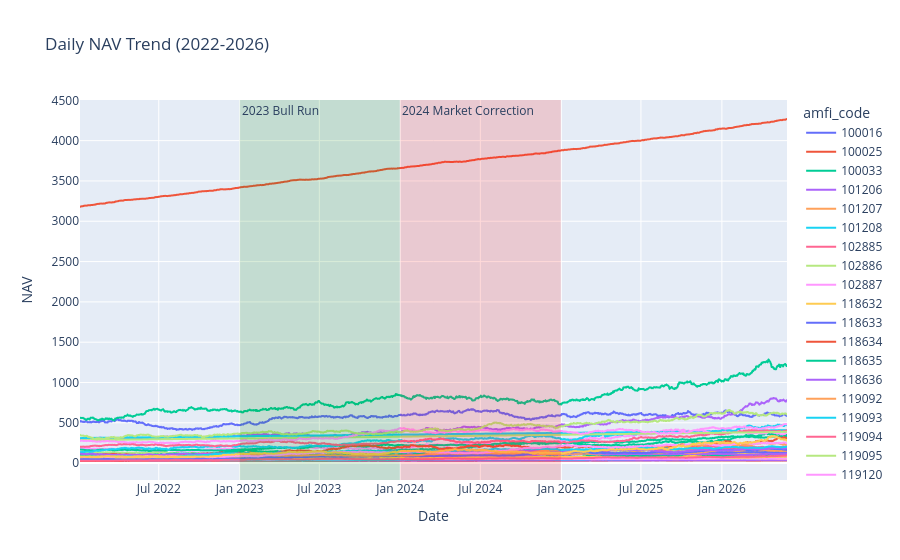

The notebook cell saved with this chart:
### Code cell
# NAV Trend Analysis
fig = px.line(
    nav_history,
    x="date",
    y="nav",
    color="amfi_code",
    title="Daily NAV Trend (2022-2026)"
)

# Highlight 2023 Bull Run
fig.add_vrect(
    x0="2023-01-01",
    x1="2023-12-31",
    annotation_text="2023 Bull Run",
    annotation_position="top left",
    opacity=0.15,
    fillcolor="green",
    line_width=0
)

# Highlight 2024 Market Correction
fig.add_vrect(
    x0="2024-01-01",
    x1="2024-12-31",
    annotation_text="2024 Market Correction",
    annotation_position="top left",
    opacity=0.15,
    fillcolor="red",
    line_width=0
)

fig.update_layout(
    xaxis_title="Date",
    yaxis_title="NAV",
    legend_title="amfi_code"
)

fig.show()

### Figure 1 — Plotly figure (JSON) as saved in the notebook; plotly's stock layout.template omitted (floating-point values rounded to 4 significant figures; data arrays with more than 128 entries replaced by an {"elided": "..."} marker saying what was removed)
{"data": [{"hovertemplate": "amfi_code=100016<br>date=%{x}<br>nav=%{y}<extra></extra>", "legendgroup": "100016", "line": {"color": "#636efa", "dash": "solid"}, "marker": {"symbol": "circle"}, "mode": "lines", "name": "100016", "showlegend": true, "type": "scattergl", "x": {"elided": "1150 str values"}, "xaxis": "x", "y": {"elided": "1150 float values"}, "yaxis": "y"}, {"hovertemplate": "amfi_code=100025<br>date=%{x}<br>nav=%{y}<extra></extra>", "legendgroup": "100025", "line": {"color": "#EF553B", "dash": "solid"}, "marker": {"symbol": "circle"}, "mode": "lines", "name": "100025", "showlegend": true, "type": "scattergl", "x": {"elided": "1150 str values"}, "xaxis": "x", "y": {"elided": "1150 float values"}, "yaxis": "y"}, {"hovertemplate": "amfi_code=100033<br>date=%{x}<br>nav=%{y}<extra></extra>", "legendgroup": "100033", "line": {"color": "#00cc96", "dash": "solid"}, "marker": {"symbol": "circle"}, "mode": "lines", "name": "100033", "showlegend": true, "type": "scattergl", "x": {"elided": "1150 str values"}, "xaxis": "x", "y": {"elided": "1150 float values"}, "yaxis": "y"}, {"hovertemplate": "amfi_code=101206<br>date=%{x}<br>nav=%{y}<extra></extra>", "legendgroup": "101206", "line": {"color": "#ab63fa", "dash": "solid"}, "marker": {"symbol": "circle"}, "mode": "lines", "name": "101206", "showlegend": true, "type": "scattergl", "x": {"elided": "1150 str values"}, "xaxis": "x", "y": {"elided": "1150 float values"}, "yaxis": "y"}, {"hovertemplate": "amfi_code=101207<br>date=%{x}<br>nav=%{y}<extra></extra>", "legendgroup": "101207", "line": {"color": "#FFA15A", "dash": "solid"}, "marker": {"symbol": "circle"}, "mode": "lines", "name": "101207", "showlegend": true, "type": "scattergl", "x": {"elided": "1150 str values"}, "xaxis": "x", "y": {"elided": "1150 float values"}, "yaxis": "y"}, {"hovertemplate": "amfi_code=101208<br>date=%{x}<br>nav=%{y}<extra></extra>", "legendgroup": "101208", "line": {"color": "#19d3f3", "dash": "solid"}, "marker": {"symbol": "circle"}, "mode": "lines", "name": "101208", "showlegend": true, "type": "scattergl", "x": {"elided": "1150 str values"}, "xaxis": "x", "y": {"elided": "1150 float values"}, "yaxis": "y"}, {"hovertemplate": "amfi_code=102885<br>date=%{x}<br>nav=%{y}<extra></extra>", "legendgroup": "102885", "line": {"color": "#FF6692", "dash": "solid"}, "marker": {"symbol": "circle"}, "mode": "lines", "name": "102885", "showlegend": true, "type": "scattergl", "x": {"elided": "1150 str values"}, "xaxis": "x", "y": {"elided": "1150 float values"}, "yaxis": "y"}, {"hovertemplate": "amfi_code=102886<br>date=%{x}<br>nav=%{y}<extra></extra>", "legendgroup": "102886", "line": {"color": "#B6E880", "dash": "solid"}, "marker": {"symbol": "circle"}, "mode": "lines", "name": "102886", "showlegend": true, "type": "scattergl", "x": {"elided": "1150 str values"}, "xaxis": "x", "y": {"elided": "1150 float values"}, "yaxis": "y"}, {"hovertemplate": "amfi_code=102887<br>date=%{x}<br>nav=%{y}<extra></extra>", "legendgroup": "102887", "line": {"color": "#FF97FF", "dash": "solid"}, "marker": {"symbol": "circle"}, "mode": "lines", "name": "102887", "showlegend": true, "type": "scattergl", "x": {"elided": "1150 str values"}, "xaxis": "x", "y": {"elided": "1150 float values"}, "yaxis": "y"}, {"hovertemplate": "amfi_code=118632<br>date=%{x}<br>nav=%{y}<extra></extra>", "legendgroup": "118632", "line": {"color": "#FECB52", "dash": "solid"}, "marker": {"symbol": "circle"}, "mode": "lines", "name": "118632", "showlegend": true, "type": "scattergl", "x": {"elided": "1150 str values"}, "xaxis": "x", "y": {"elided": "1150 float values"}, "yaxis": "y"}, {"hovertemplate": "amfi_code=118633<br>date=%{x}<br>nav=%{y}<extra></extra>", "legendgroup": "118633", "line": {"color": "#636efa", "dash": "solid"}, "marker": {"symbol": "circle"}, "mode": "lines", "name": "118633", "showlegend": true, "type": "scattergl", "x": {"elided": "1150 str values"}, "xaxis": "x", "y": {"elided": "1150 float values"}, "yaxis": "y"}, {"hovertemplate": "amfi_code=118634<br>date=%{x}<br>nav=%{y}<extra></extra>", "legendgroup": "118634", "line": {"color": "#EF553B", "dash": "solid"}, "marker": {"symbol": "circle"}, "mode": "lines", "name": "118634", "showlegend": true, "type": "scattergl", "x": {"elided": "1150 str values"}, "xaxis": "x", "y": {"elided": "1150 float values"}, "yaxis": "y"}, {"hovertemplate": "amfi_code=118635<br>date=%{x}<br>nav=%{y}<extra></extra>", "legendgroup": "118635", "line": {"color": "#00cc96", "dash": "solid"}, "marker": {"symbol": "circle"}, "mode": "lines", "name": "118635", "showlegend": true, "type": "scattergl", "x": {"elided": "1150 str values"}, "xaxis": "x", "y": {"elided": "1150 float values"}, "yaxis": "y"}, {"hovertemplate": "amfi_code=118636<br>date=%{x}<br>nav=%{y}<extra></extra>", "legendgroup": "118636", "line": {"color": "#ab63fa", "dash": "solid"}, "marker": {"symbol": "circle"}, "mode": "lines", "name": "118636", "showlegend": true, "type": "scattergl", "x": {"elided": "1150 str values"}, "xaxis": "x", "y": {"elided": "1150 float values"}, "yaxis": "y"}, {"hovertemplate": "amfi_code=119092<br>date=%{x}<br>nav=%{y}<extra></extra>", "legendgroup": "119092", "line": {"color": "#FFA15A", "dash": "solid"}, "marker": {"symbol": "circle"}, "mode": "lines", "name": "119092", "showlegend": true, "type": "scattergl", "x": {"elided": "1150 str values"}, "xaxis": "x", "y": {"elided": "1150 float values"}, "yaxis": "y"}, {"hovertemplate": "amfi_code=119093<br>date=%{x}<br>nav=%{y}<extra></extra>", "legendgroup": "119093", "line": {"color": "#19d3f3", "dash": "solid"}, "marker": {"symbol": "circle"}, "mode": "lines", "name": "119093", "showlegend": true, "type": "scattergl", "x": {"elided": "1150 str values"}, "xaxis": "x", "y": {"elided": "1150 float values"}, "yaxis": "y"}, {"hovertemplate": "amfi_code=119094<br>date=%{x}<br>nav=%{y}<extra></extra>", "legendgroup": "119094", "line": {"color": "#FF6692", "dash": "solid"}, "marker": {"symbol": "circle"}, "mode": "lines", "name": "119094", "showlegend": true, "type": "scattergl", "x": {"elided": "1150 str values"}, "xaxis": "x", "y": {"elided": "1150 float values"}, "yaxis": "y"}, {"hovertemplate": "amfi_code=119095<br>date=%{x}<br>nav=%{y}<extra></extra>", "legendgroup": "119095", "line": {"color": "#B6E880", "dash": "solid"}, "marker": {"symbol": "circle"}, "mode": "lines", "name": "119095", "showlegend": true, "type": "scattergl", "x": {"elided": "1150 str values"}, "xaxis": "x", "y": {"elided": "1150 float values"}, "yaxis": "y"}, {"hovertemplate": "amfi_code=119120<br>date=%{x}<br>nav=%{y}<extra></extra>", "legendgroup": "119120", "line": {"color": "#FF97FF", "dash": "solid"}, "marker": {"symbol": "circle"}, "mode": "lines", "name": "119120", "showlegend": true, "type": "scattergl", "x": {"elided": "1150 str values"}, "xaxis": "x", "y": {"elided": "1150 float values"}, "yaxis": "y"}, {"hovertemplate": "amfi_code=119551<br>date=%{x}<br>nav=%{y}<extra></extra>", "legendgroup": "119551", "line": {"color": "#FECB52", "dash": "solid"}, "marker": {"symbol": "circle"}, "mode": "lines", "name": "119551", "showlegend": true, "type": "scattergl", "x": {"elided": "1150 str values"}, "xaxis": "x", "y": {"elided": "1150 float values"}, "yaxis": "y"}, {"hovertemplate": "amfi_code=119552<br>date=%{x}<br>nav=%{y}<extra></extra>", "legendgroup": "119552", "line": {"color": "#636efa", "dash": "solid"}, "marker": {"symbol": "circle"}, "mode": "lines", "name": "119552", "showlegend": true, "type": "scattergl", "x": {"elided": "1150 str values"}, "xaxis": "x", "y": {"elided": "1150 float values"}, "yaxis": "y"}, {"hovertemplate": "amfi_code=119598<br>date=%{x}<br>nav=%{y}<extra></extra>", "legendgroup": "119598", "line": {"color": "#EF553B", "dash": "solid"}, "marker": {"symbol": "circle"}, "mode": "lines", "name": "119598", "showlegend": true, "type": "scattergl", "x": {"elided": "1150 str values"}, "xaxis": "x", "y": {"elided": "1150 float values"}, "yaxis": "y"}, {"hovertemplate": "amfi_code=119599<br>date=%{x}<br>nav=%{y}<extra></extra>", "legendgroup": "119599", "line": {"color": "#00cc96", "dash": "solid"}, "marker": {"symbol": "circle"}, "mode": "lines", "name": "119599", "showlegend": true, "type": "scattergl", "x": {"elided": "1150 str values"}, "xaxis": "x", "y": {"elided": "1150 float values"}, "yaxis": "y"}, {"hovertemplate": "amfi_code=120503<br>date=%{x}<br>nav=%{y}<extra></extra>", "legendgroup": "120503", "line": {"color": "#ab63fa", "dash": "solid"}, "marker": {"symbol": "circle"}, "mode": "lines", "name": "120503", "showlegend": true, "type": "scattergl", "x": {"elided": "1150 str values"}, "xaxis": "x", "y": {"elided": "1150 float values"}, "yaxis": "y"}, {"hovertemplate": "amfi_code=120504<br>date=%{x}<br>nav=%{y}<extra></extra>", "legendgroup": "120504", "line": {"color": "#FFA15A", "dash": "solid"}, "marker": {"symbol": "circle"}, "mode": "lines", "name": "120504", "showlegend": true, "type": "scattergl", "x": {"elided": "1150 str values"}, "xaxis": "x", "y": {"elided": "1150 float values"}, "yaxis": "y"}, {"hovertemplate": "amfi_code=120505<br>date=%{x}<br>nav=%{y}<extra></extra>", "legendgroup": "120505", "line": {"color": "#19d3f3", "dash": "solid"}, "marker": {"symbol": "circle"}, "mode": "lines", "name": "120505", "showlegend": true, "type": "scattergl", "x": {"elided": "1150 str values"}, "xaxis": "x", "y": {"elided": "1150 float values"}, "yaxis": "y"}, {"hovertemplate": "amfi_code=120506<br>date=%{x}<br>nav=%{y}<extra></extra>", "legendgroup": "120506", "line": {"color": "#FF6692", "dash": "solid"}, "marker": {"symbol": "circle"}, "mode": "lines", "name": "120506", "showlegend": true, "type": "scattergl", "x": {"elided": "1150 str values"}, "xaxis": "x", "y": {"elided": "1150 float values"}, "yaxis": "y"}, {"hovertemplate": "amfi_code=120507<br>date=%{x}<br>nav=%{y}<extra></extra>", "legendgroup": "120507", "line": {"color": "#B6E880", "dash": "solid"}, "marker": {"symbol": "circle"}, "mode": "lines", "name": "120507", "showlegend": true, "type": "scattergl", "x": {"elided": "1150 str values"}, "xaxis": "x", "y": {"elided": "1150 float values"}, "yaxis": "y"}, {"hovertemplate": "amfi_code=120841<br>date=%{x}<br>nav=%{y}<extra></extra>", "legendgroup": "120841", "line": {"color": "#FF97FF", "dash": "solid"}, "marker": {"symbol": "circle"}, "mode": "lines", "name": "120841", "showlegend": true, "type": "scattergl", "x": {"elided": "1150 str values"}, "xaxis": "x", "y": {"elided": "1150 float values"}, "yaxis": "y"}, {"hovertemplate": "amfi_code=120842<br>date=%{x}<br>nav=%{y}<extra></extra>", "legendgroup": "120842", "line": {"color": "#FECB52", "dash": "solid"}, "marker": {"symbol": "circle"}, "mode": "lines", "name": "120842", "showlegend": true, "type": "scattergl", "x": {"elided": "1150 str values"}, "xaxis": "x", "y": {"elided": "1150 float values"}, "yaxis": "y"}, {"hovertemplate": "amfi_code=120843<br>date=%{x}<br>nav=%{y}<extra></extra>", "legendgroup": "120843", "line": {"color": "#636efa", "dash": "solid"}, "marker": {"symbol": "circle"}, "mode": "lines", "name": "120843", "showlegend": true, "type": "scattergl", "x": {"elided": "1150 str values"}, "xaxis": "x", "y": {"elided": "1150 float values"}, "yaxis": "y"}, {"hovertemplate": "amfi_code=120844<br>date=%{x}<br>nav=%{y}<extra></extra>", "legendgroup": "120844", "line": {"color": "#EF553B", "dash": "solid"}, "marker": {"symbol": "circle"}, "mode": "lines", "name": "120844", "showlegend": true, "type": "scattergl", "x": {"elided": "1150 str values"}, "xaxis": "x", "y": {"elided": "1150 float values"}, "yaxis": "y"}, {"hovertemplate": "amfi_code=125497<br>date=%{x}<br>nav=%{y}<extra></extra>", "legendgroup": "125497", "line": {"color": "#00cc96", "dash": "solid"}, "marker": {"symbol": "circle"}, "mode": "lines", "name": "125497", "showlegend": true, "type": "scattergl", "x": {"elided": "1150 str values"}, "xaxis": "x", "y": {"elided": "1150 float values"}, "yaxis": "y"}, {"hovertemplate": "amfi_code=125498<br>date=%{x}<br>nav=%{y}<extra></extra>", "legendgroup": "125498", "line": {"color": "#ab63fa", "dash": "solid"}, "marker": {"symbol": "circle"}, "mode": "lines", "name": "125498", "showlegend": true, "type": "scattergl", "x": {"elided": "1150 str values"}, "xaxis": "x", "y": {"elided": "1150 float values"}, "yaxis": "y"}, {"hovertemplate": "amfi_code=148567<br>date=%{x}<br>nav=%{y}<extra></extra>", "legendgroup": "148567", "line": {"color": "#FFA15A", "dash": "solid"}, "marker": {"symbol": "circle"}, "mode": "lines", "name": "148567", "showlegend": true, "type": "scattergl", "x": {"elided": "1150 str values"}, "xaxis": "x", "y": {"elided": "1150 float values"}, "yaxis": "y"}, {"hovertemplate": "amfi_code=148568<br>date=%{x}<br>nav=%{y}<extra></extra>", "legendgroup": "148568", "line": {"color": "#19d3f3", "dash": "solid"}, "marker": {"symbol": "circle"}, "mode": "lines", "name": "148568", "showlegend": true, "type": "scattergl", "x": {"elided": "1150 str values"}, "xaxis": "x", "y": {"elided": "1150 float values"}, "yaxis": "y"}, {"hovertemplate": "amfi_code=148569<br>date=%{x}<br>nav=%{y}<extra></extra>", "legendgroup": "148569", "line": {"color": "#FF6692", "dash": "solid"}, "marker": {"symbol": "circle"}, "mode": "lines", "name": "148569", "showlegend": true, "type": "scattergl", "x": {"elided": "1150 str values"}, "xaxis": "x", "y": {"elided": "1150 float values"}, "yaxis": "y"}, {"hovertemplate": "amfi_code=149322<br>date=%{x}<br>nav=%{y}<extra></extra>", "legendgroup": "149322", "line": {"color": "#B6E880", "dash": "solid"}, "marker": {"symbol": "circle"}, "mode": "lines", "name": "149322", "showlegend": true, "type": "scattergl", "x": {"elided": "1150 str values"}, "xaxis": "x", "y": {"elided": "1150 float values"}, "yaxis": "y"}, {"hovertemplate": "amfi_code=149323<br>date=%{x}<br>nav=%{y}<extra></extra>", "legendgroup": "149323", "line": {"color": "#FF97FF", "dash": "solid"}, "marker": {"symbol": "circle"}, "mode": "lines", "name": "149323", "showlegend": true, "type": "scattergl", "x": {"elided": "1150 str values"}, "xaxis": "x", "y": {"elided": "1150 float values"}, "yaxis": "y"}, {"hovertemplate": "amfi_code=149324<br>date=%{x}<br>nav=%{y}<extra></extra>", "legendgroup": "149324", "line": {"color": "#FECB52", "dash": "solid"}, "marker": {"symbol": "circle"}, "mode": "lines", "name": "149324", "showlegend": true, "type": "scattergl", "x": {"elided": "1150 str values"}, "xaxis": "x", "y": {"elided": "1150 float values"}, "yaxis": "y"}], "layout": {"annotations": [{"showarrow": false, "text": "2023 Bull Run", "x": "2023-01-01", "xanchor": "left", "xref": "x", "y": 1, "yanchor": "top", "yref": "y domain"}, {"showarrow": false, "text": "2024 Market Correction", "x": "2024-01-01", "xanchor": "left", "xref": "x", "y": 1, "yanchor": "top", "yref": "y domain"}], "legend": {"title": {"text": "amfi_code"}, "tracegroupgap": 0}, "shapes": [{"fillcolor": "green", "line": {"width": 0}, "opacity": 0.15, "type": "rect", "x0": "2023-01-01", "x1": "2023-12-31", "xref": "x", "y0": 0, "y1": 1, "yref": "y domain"}, {"fillcolor": "red", "line": {"width": 0}, "opacity": 0.15, "type": "rect", "x0": "2024-01-01", "x1": "2024-12-31", "xref": "x", "y0": 0, "y1": 1, "yref": "y domain"}], "title": {"text": "Daily NAV Trend (2022-2026)"}, "xaxis": {"anchor": "y", "domain": [0, 1], "title": {"text": "Date"}}, "yaxis": {"anchor": "x", "domain": [0, 1], "title": {"text": "NAV"}}}}
